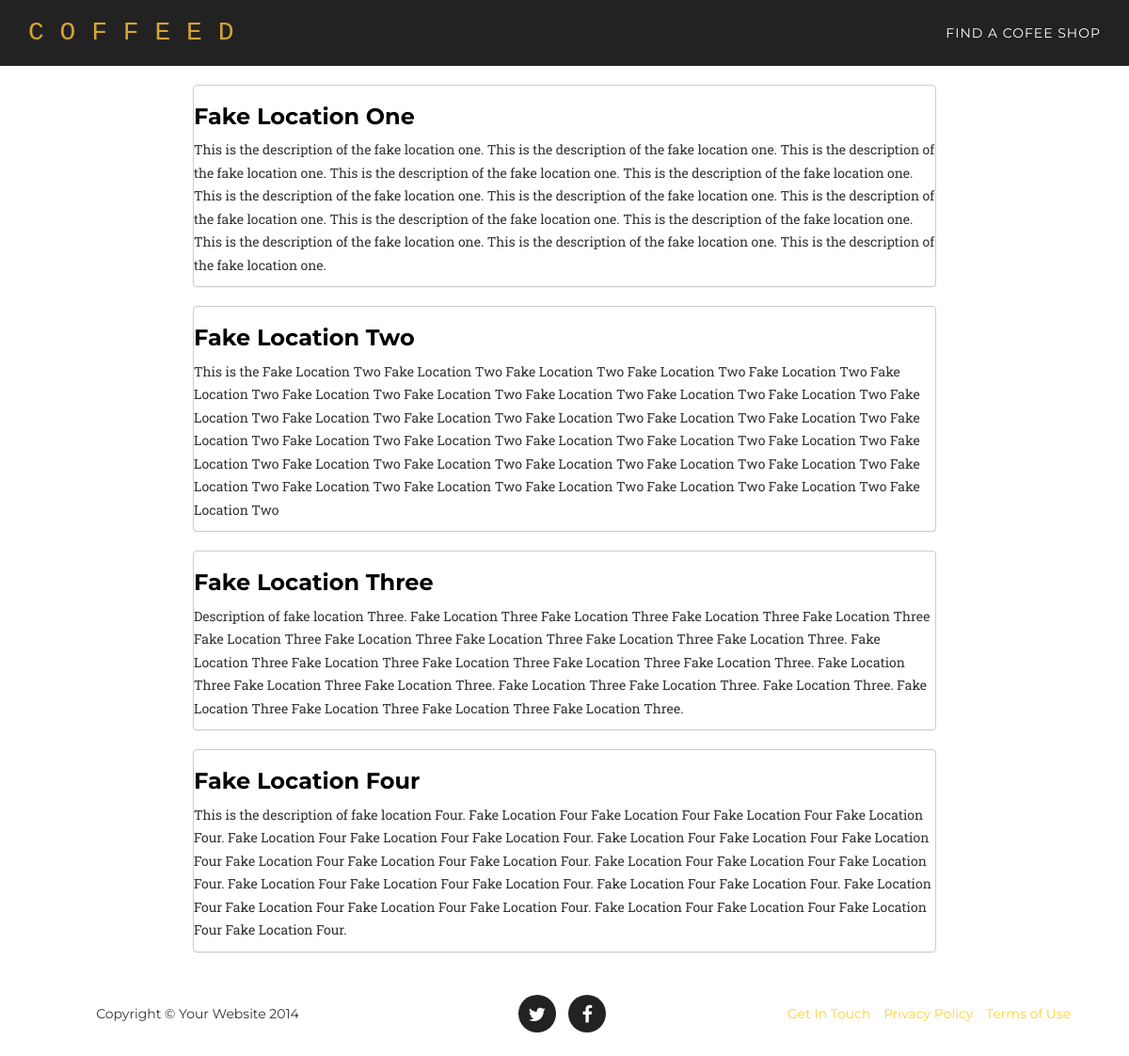
/location/, run on the app's committed database.
### core/models.py (models this page shows, shortened)
class Location(models.Model):
    title = models.CharField(max_length=300)
    description = models.TextField(null=True, blank=True)
    created_at = models.DateTimeField(auto_now_add=True)

### core/views.py (the view)
# urls.py: url(r'location/$', coreviews.LocationListView.as_view()),
class LocationListView(ListView):
	model = coremodels.Location
	template_name = 'location/list.html'

### templates/location/list.html
{% extends "base/theme.html" %}
{% block main_content %}
<div class="row main-content">
	<div class="col-md-2"></div>
	<div class="col-md-8">
		{% for location in object_list %}
			<div class="panel">
				<h3><a href="{{ location.get_absolute_url }}">{{ location.title }}</a></h3>
				<p>{{ location.description }}</p>
			</div>
		{% endfor %}
	</div>
	<div class="col-md-2"></div>
</div>
{% endblock %}

### templates/base/theme.html (shortened to what this page needs)
{% extends "base/index.html" %}
{% block navigation %}
<li><a class="page-scroll" href="/location" >Find a Cofee Shop</a></li>
{% endblock %}

### templates/base/index.html (shortened to what this page needs)
{% load staticfiles %}
<!DOCTYPE html>
<html lang="en">
<head>
    <link href="{% static "css/bootstrap.min.css" %}" rel="stylesheet">
    <link href="{% static "css/agency.css" %}" rel="stylesheet">
    <link href="{% static "font-awesome/css/font-awesome.min.css" %}" rel="stylesheet" type="text/css">
</head>
<body id="page-top" class="index">
    <nav class="navbar navbar-default navbar-fixed-top">
        <div class="container">
            <div class="navbar-header page-scroll">
                <a class="navbar-brand page-scroll" href="/">C O F F E E D</a>
            </div>
            <div class="collapse navbar-collapse" id="bs-example-navbar-collapse-1">
                <ul class="nav navbar-nav navbar-right">
                  {% block navigation %}{% endblock %}
                </ul>
            </div>
        </div>
    </nav>
    {% block main_content %}{% endblock %}
<footer>
  <div class="container">
    <div class="row">
      <div class="col-md-4">
        <span class="copyright">Copyright &copy; Your Website 2014</span>
      </div>
      <div class="col-md-4">
        <ul class="list-inline social-buttons">
          <li><a href="https://twitter.com/getcoffeed"><i class="fa fa-twitter"></i></a>
          </li>
          <li><a href="https://www.facebook.com/getcoffeed"><i class="fa fa-facebook"></i></a>
          </li>
        </ul>
      </div>
      <div class="col-md-4">
        <ul class="list-inline quicklinks">
          <li><a href="#">Get In Touch</a>
          </li>
          <li><a href="#">Privacy Policy</a>
          </li>
          <li><a href="#">Terms of Use</a>
          </li>
        </ul>
      </div>
    </div>
  </div>
</footer>
</body>
</html>

### static/css/agency.css (style rules this page uses)
body { overflow-x: hidden; font-family: "Roboto Slab","Helvetica Neue",Helvetica,Arial,sans-serif; }
p { font-size: 14px; line-height: 1.75; }
a, a:hover, a:focus, a:active, a.active { outline: 0; }
a { color: #fed136; }
h1, h2, h3, h4, h5, h6 { text-transform: uppercase; font-family: Montserrat,"Helvetica Neue",Helvetica,Arial,sans-serif; font-weight: 700; }
.navbar-default { border-color: transparent; background-color: #222; }
.navbar-default .navbar-brand { font-family: "Kaushan Script","Helvetica Neue",Helvetica,Arial,cursive; color: #fed136; }
.navbar-default .navbar-collapse { border-color: rgba(255,255,255,.02); }
.navbar-default .nav li a { text-transform: uppercase; font-family: Montserrat,"Helvetica Neue",Helvetica,Arial,sans-serif; font-weight: 400; letter-spacing: 1px; color: #fff; }
@media (min-width:768px) { .navbar-default { padding: 10px 0; border: 0; background-color: #222; -webkit-transition: padding .3s; -moz-transition: padding .3s; transition: padding .3s; } }
@media (min-width:768px) { .navbar-default .navbar-brand { font-size: 2em; -webkit-transition: all .3s; -moz-transition: all .3s; transition: all .3s; } }
footer { padding: 25px 0; text-align: center; }
footer span.copyright { text-transform: uppercase; text-transform: none; font-family: Montserrat,"Helvetica Neue",Helvetica,Arial,sans-serif; line-height: 40px; }
footer ul.quicklinks { margin-bottom: 0; text-transform: uppercase; text-transform: none; font-family: Montserrat,"Helvetica Neue",Helvetica,Arial,sans-serif; line-height: 40px; }
ul.social-buttons { margin-bottom: 0; }
ul.social-buttons li a { display: block; width: 40px; height: 40px; border-radius: 100%; font-size: 20px; line-height: 40px; outline: 0; color: #fff; background-color: #222; -webkit-transition: all .3s; -moz-transition: all .3s; transition: all .3s; }
body { webkit-tap-highlight-color: #fed136; }
.panel { padding:0px; background-color: #fff; border: 1px solid #ccc; border-radius: 4px; -webkit-box-shadow: 0 1px 1px rgba(0,0,0,.05); box-shadow: 0 1px 1px rgba(0,0,0,.05); }
.navbar-default .navbar-brand { font-family: "Lucida Console", Monaco, monospace; color: #d4a432; }
.main-content { padding-top: 90px; }
h3 a { color:#000; text-transform: none; }

### data on the page
Location: title "Fake Location One", description "This is the description of the fake location one. This is the description of the fake location one. This is the description of the fake location one. This is the description of the fake location one. This is the description of the fake location one. This is the description of the fake location one. This is the description of the fake location one. This is the description of the fake location one. This is the description of the fake location one. This is the description of the fake location one. This is the description of the fake location one. This is the description of the fake location one. This is the description of the fake location one."
Location: title "Fake Location Two", description "This is the Fake Location Two Fake Location Two Fake Location Two Fake Location Two Fake Location Two Fake Location Two Fake Location Two Fake Location Two Fake Location Two Fake Location Two Fake Location Two Fake Location Two Fake Location Two Fake Location Two Fake Location Two Fake Location Two Fake Location Two Fake Location Two Fake Location Two Fake Location Two Fake Location Two Fake Location Two Fake Location Two Fake Location Two Fake Location Two Fake Location Two Fake Location Two Fake Location Two Fake Location Two Fake Location Two Fake Location Two Fake Location Two Fake Location Two Fake Location Two Fake Location Two Fake Location Two"
Location: title "Fake Location Three", description "Description of fake location Three. Fake Location Three Fake Location Three Fake Location Three Fake Location Three Fake Location Three Fake Location Three Fake Location Three Fake Location Three Fake Location Three. Fake Location Three Fake Location Three Fake Location Three Fake Location Three Fake Location Three. Fake Location Three Fake Location Three Fake Location Three. Fake Location Three Fake Location Three. Fake Location Three. Fake Location Three Fake Location Three Fake Location Three Fake Location Three."
Location: title "Fake Location Four", description "This is the description of fake location Four. Fake Location Four Fake Location Four Fake Location Four Fake Location Four. Fake Location Four Fake Location Four Fake Location Four. Fake Location Four Fake Location Four Fake Location Four Fake Location Four Fake Location Four Fake Location Four. Fake Location Four Fake Location Four Fake Location Four. Fake Location Four Fake Location Four Fake Location Four. Fake Location Four Fake Location Four. Fake Location Four Fake Location Four Fake Location Four Fake Location Four. Fake Location Four Fake Location Four Fake Location Four Fake Location Four."
